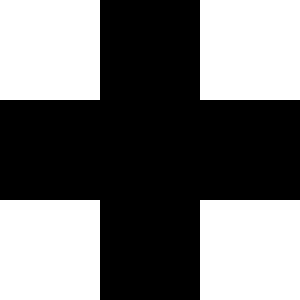
Frame 1 (no input)
Frame 60 (no input): identical to frame 1, image omitted
Frame 120 (the mouse pressed at the canvas centre since frame 60): identical to frame 1, image omitted

The p5.js sketch that drew this single still picture (run headless with seeded random() and noise() and a simulated clock; from frame 60 on, the mouse is pressed at the canvas centre):

// p5.js sketch
// ── sketch.js
function setup() {
    createCanvas(300, 300);
    noStroke();
}

function draw() {
    background(0);
    fill(255);
    square(0, 0, 100);
    square(200, 0, 100);
    square(0, 200, 100);
    square(200, 200, 100);
}
